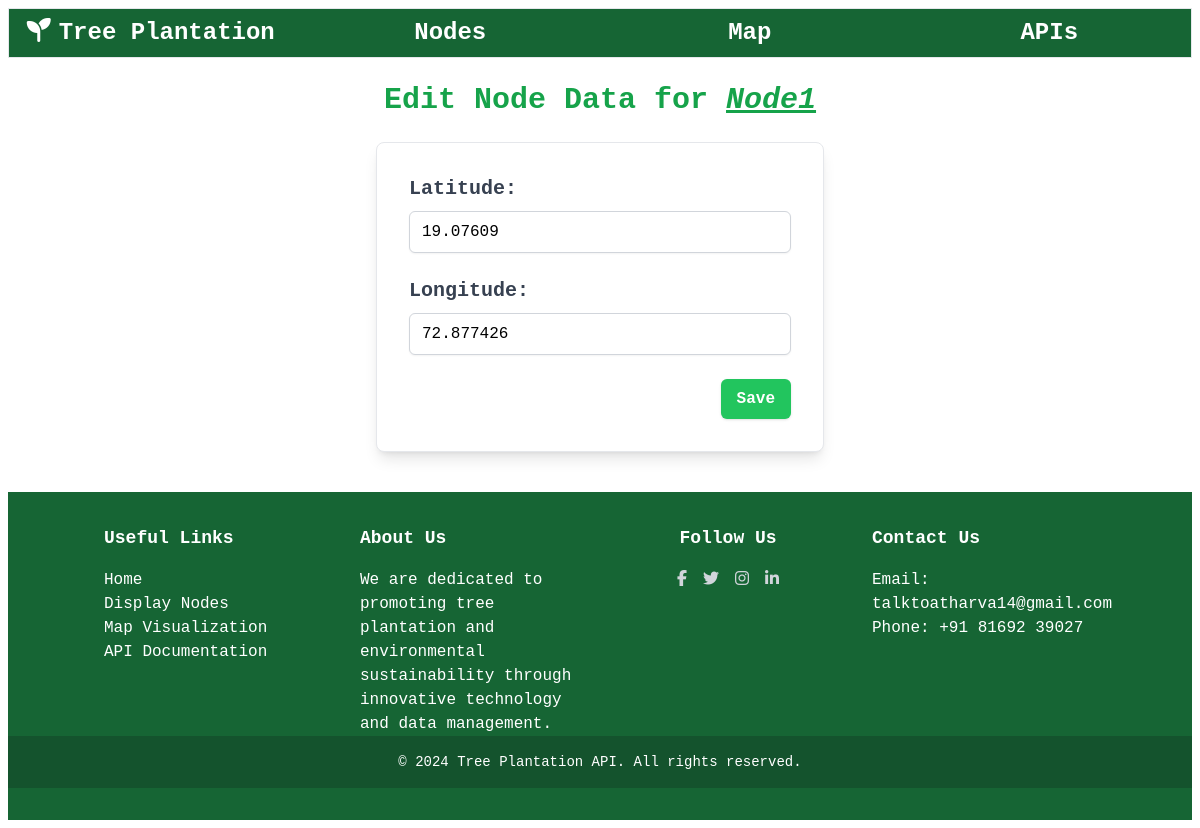
Page /edit/Node1 on the committed database.
### tables this page shows
CREATE TABLE NodeData (
                            nodename TEXT PRIMARY KEY,
                            latitude REAL,
                            longitude REAL
                        );

### app.py (the view, shortened to what this page needs)
@app.route('/edit/<nodename>', methods=['GET', 'POST'])
def edit_node_data(nodename):
    conn = get_db_connection()
    node_data = conn.execute("SELECT * FROM NodeData WHERE nodename = ?", (nodename,)).fetchone()
    conn.close()
    return render_template('edit_node.html', node_data=node_data)

### app.py (called while the page is built)
def get_db_connection():
    try:
        conn = sqlite3.connect(DATABASE)
        conn.row_factory = sqlite3.Row
        conn.execute('''CREATE TABLE IF NOT EXISTS NodeValues (
                            id INTEGER PRIMARY KEY AUTOINCREMENT,
                            nodename TEXT NOT NULL,
                            height REAL NOT NULL,
                            timestamp DATETIME DEFAULT CURRENT_TIMESTAMP,
                            ipaddress TEXT
                        )''')
        conn.execute('''CREATE TABLE IF NOT EXISTS NodeData (
                            nodename TEXT PRIMARY KEY,
                            latitude REAL,
                            longitude REAL
                        )''')
        return conn
    except sqlite3.Error as e:
        logging.error(f"Database connection error: {e}")
        return None

### templates/edit_node.html (shortened to what this page needs)
{% extends "base.html" %}
{% block content %}
    <div class="text-center text-3xl my-4 font-bold text-green-600 p-2">Edit Node Data for <i class="underline">{{ node_data['nodename'] }}</i></div>
    <div class="flex items-center justify-center">
        <form action="{{ url_for('edit_node_data', nodename=node_data['nodename']) }}"
              method="POST"
              class="w-full max-w-md bg-white border border-gray-200 rounded-lg shadow-lg p-8 space-y-6 bg-gray-100">
            <div>
                <label for="latitude" class="block text-xl font-bold text-gray-700 mb-2">Latitude:</label>
                <input type="text"
                       id="latitude"
                       name="latitude"
                       value="{{ node_data['latitude'] }}"
                       class="w-full px-3 py-2 border border-gray-300 rounded-md shadow-sm focus:outline-none focus:ring-2 focus:ring-green-400 focus:border-green-400">
            </div>
            <div>
                <label for="longitude" class="block text-xl font-bold text-gray-700 mb-2">Longitude:</label>
                <input type="text"
                       id="longitude"
                       name="longitude"
                       value="{{ node_data['longitude'] }}"
                       class="w-full px-3 py-2 border border-gray-300 rounded-md shadow-sm focus:outline-none focus:ring-2 focus:ring-green-400 focus:border-green-400">
            </div>
            <div class="flex justify-end">
                <input type="submit"
                       value="Save"
                       class="px-4 py-2 bg-green-500 text-white font-semibold rounded-md shadow hover:bg-green-600 focus:outline-none focus:ring-2 focus:ring-green-400">
            </div>
        </form>
    </div>
{% endblock %}

### rows in the picture
NodeData: nodename "Node1", latitude "19.07609", longitude "72.877426"
